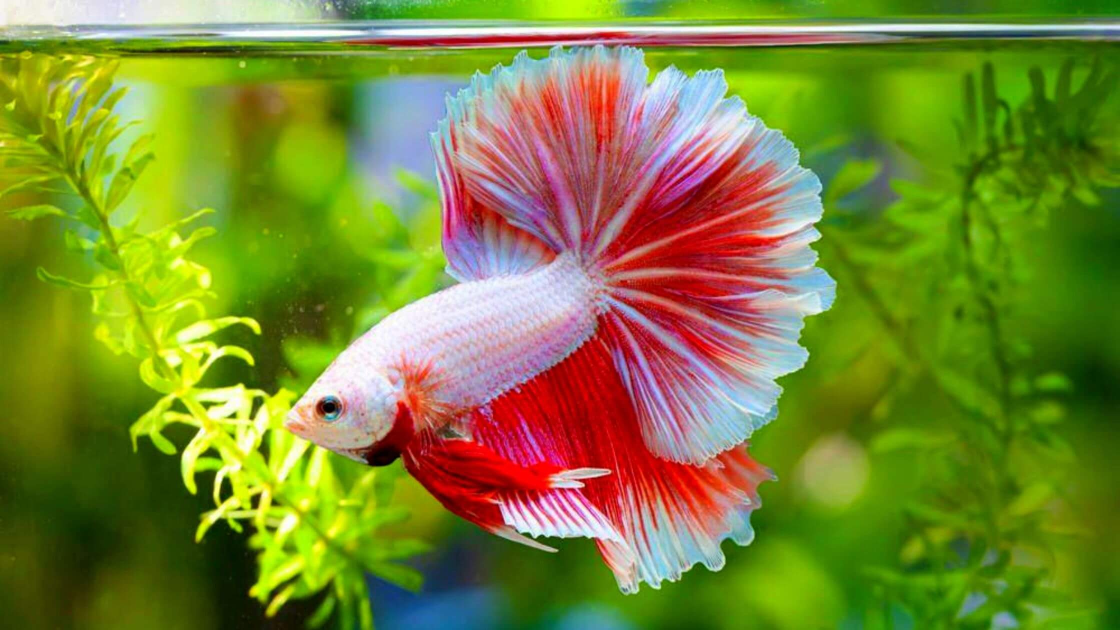
#> input picture b11.jpg, 2240 x 1260 px, found by its file name (shown at 1/2 size)
$ python op.py
#> lines starting #> are read from the running program, lines starting #| are printed output that depends on the picture; after the words box and inside, x2 and y2 are one past the last pixel; in counts of white or black regions, pixels touching at a corner belong together
import cv2
class Cartoonizer:

    def __init__(self):
        pass

    def render(self, img_rgb):
#> called with img_rgb = 'opencv\\b11.jpg'
        img_rgb = cv2.imread(img_rgb)
#> img_rgb is the input picture: shape (1260, 2240, 3); mean B, G, R 51.9, 133.5, 121.7
        img_rgb = cv2.resize(img_rgb, (1366,768))
#> img_rgb: shape (768, 1366, 3)
        numDownSamples = 2 # number of downscaling steps
        numBilateralFilters = 50 # number of bilateral filtering steps

# -- STEP 1 --

# downsample image using Gaussian pyramid
        img_color = img_rgb
        for _ in range(numDownSamples):
            img_color = cv2.pyrDown(img_color)
#> this loop made 2 passes
#> pass 1, in render, `img_color = cv2.pyrDown(img_color)`:
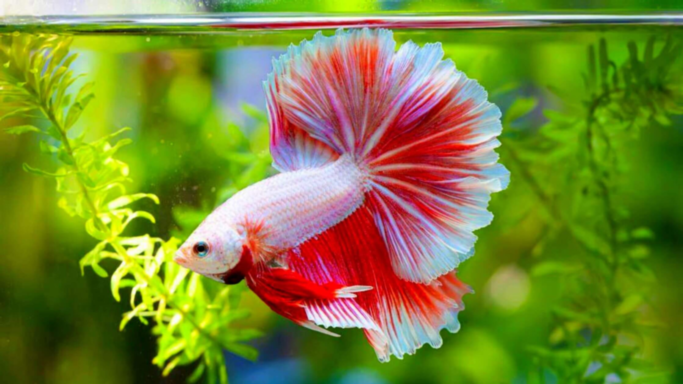
#> img_color: shape (384, 683, 3); mean B, G, R 51.9, 133.5, 121.7

#cv2.imshow("downcolor",img_color)
#cv2.waitKey(0)
# repeatedly apply small bilateral filter instead of applying
# one large filter
        for _ in range(numBilateralFilters):
            img_color = cv2.bilateralFilter(img_color, 9, 9, 7)
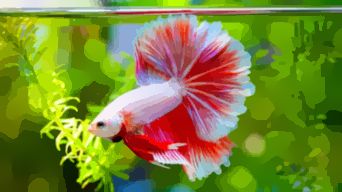
#> img_color: shape (192, 342, 3); mean B, G, R 51.6, 133.6, 121.7

#cv2.imshow("bilateral filter",img_color)
#cv2.waitKey(0)
# upsample image to original size
        for _ in range(numDownSamples):
            img_color = cv2.pyrUp(img_color)
#> this loop made 2 passes
#> pass 1, in render, `img_color = cv2.pyrUp(img_color)`:
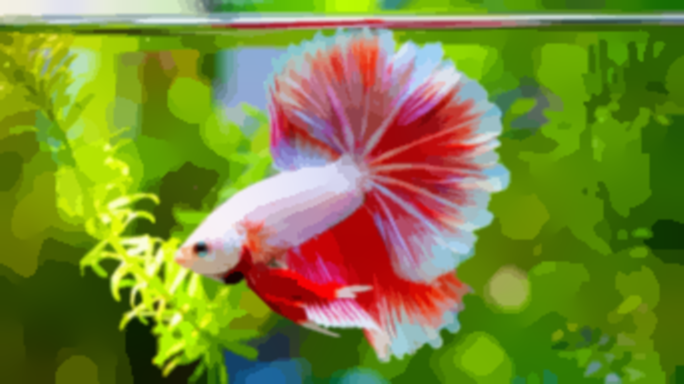
#> img_color: shape (384, 684, 3); mean B, G, R 51.6, 133.5, 121.6
#cv2.imshow("upscaling",img_color)
#cv2.waitKey(0)

# -- STEPS 2 and 3 --
# convert to grayscale and apply median blur
        img_gray = cv2.cvtColor(img_rgb, cv2.COLOR_RGB2GRAY)
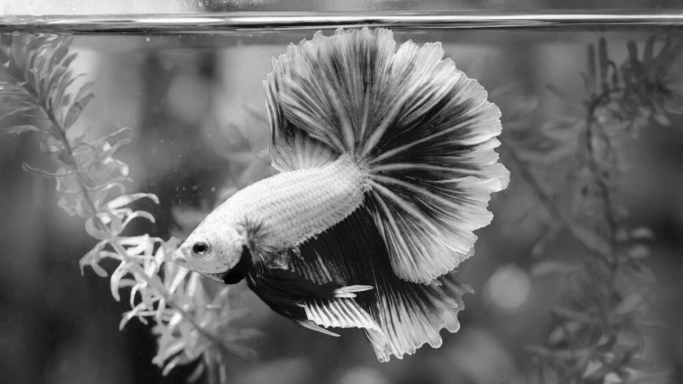
#> img_gray: shape (768, 1366) (shown at 1/2 size); min 0, max 255, mean 107.7
        img_blur = cv2.medianBlur(img_gray, 3)
#cv2.imshow("grayscale+median blur",img_color)
#cv2.waitKey(0)

# -- STEP 4 --
# detect and enhance edges
        img_edge = cv2.adaptiveThreshold(img_blur, 255,
		cv2.ADAPTIVE_THRESH_MEAN_C,
		cv2.THRESH_BINARY, 9, 2)
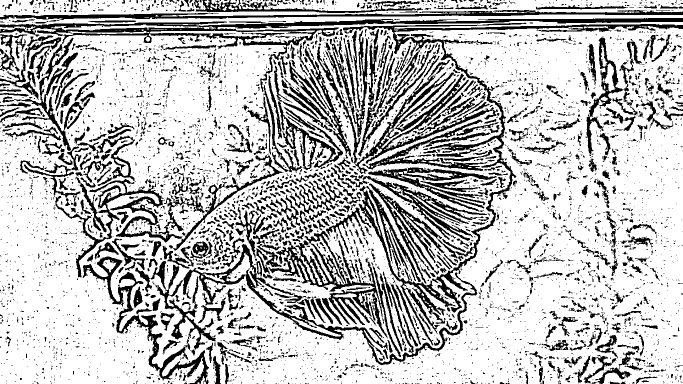
#> img_edge: shape (768, 1366) (shown at 1/2 size); 74.8% white; 5491 black regions (4596 under 20 px), largest, box (x1, y1, x2, y2) and area: (686, 45, 1366, 691) 22989, (0, 36, 1366, 98) 16545, (634, 60, 999, 348) 11978
#cv2.imshow("edge",img_edge)
#cv2.waitKey(0)

# -- STEP 5 --
# convert back to color so that it can be bit-ANDed with color image
        (x,y,z) = img_color.shape
#> x = 768; y = 1368; z = 3
        img_edge = cv2.resize(img_edge,(y,x))
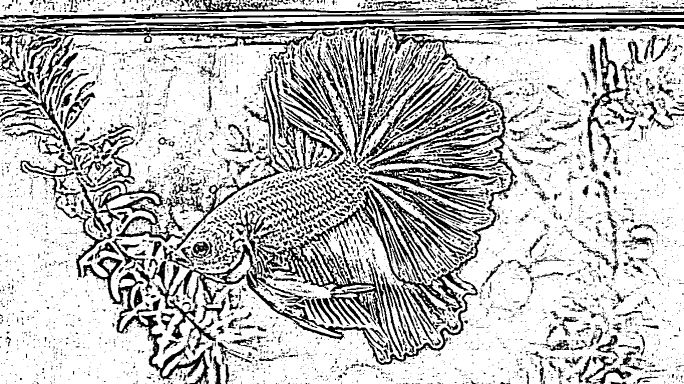
#> img_edge: shape (768, 1368) (shown at 1/2 size); min 0, max 255, mean 190.8
        img_edge = cv2.cvtColor(img_edge, cv2.COLOR_GRAY2RGB)
#> img_edge: shape (768, 1368, 3)
        cv2.imwrite("edge.png",img_edge)
# [4 lines of commented-out code are left out]
        return cv2.bitwise_and(img_color, img_edge)
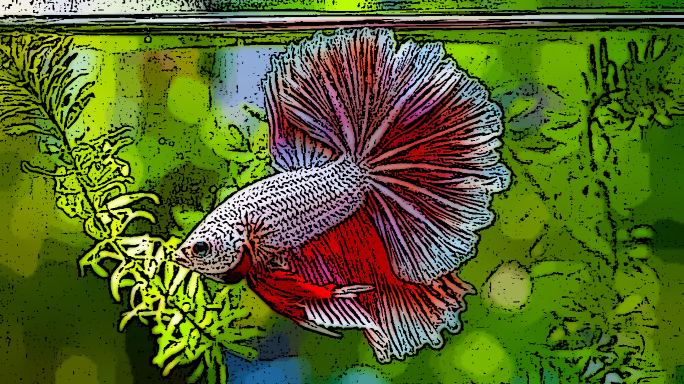
#> returned value: shape (768, 1368, 3) (shown at 1/2 size); mean of channels 0, 1, 2 35.1, 101.5, 86.3; drawn as B, G, R

tmp_canvas = Cartoonizer()

file_name = "Screenshot.png" #File_name will come here
res = tmp_canvas.render("opencv\\b11.jpg")

cv2.imwrite("Cartoon version.jpg", res)
cv2.imshow("Cartoon version", res)
cv2.waitKey(0)
cv2.destroyAllWindows()
